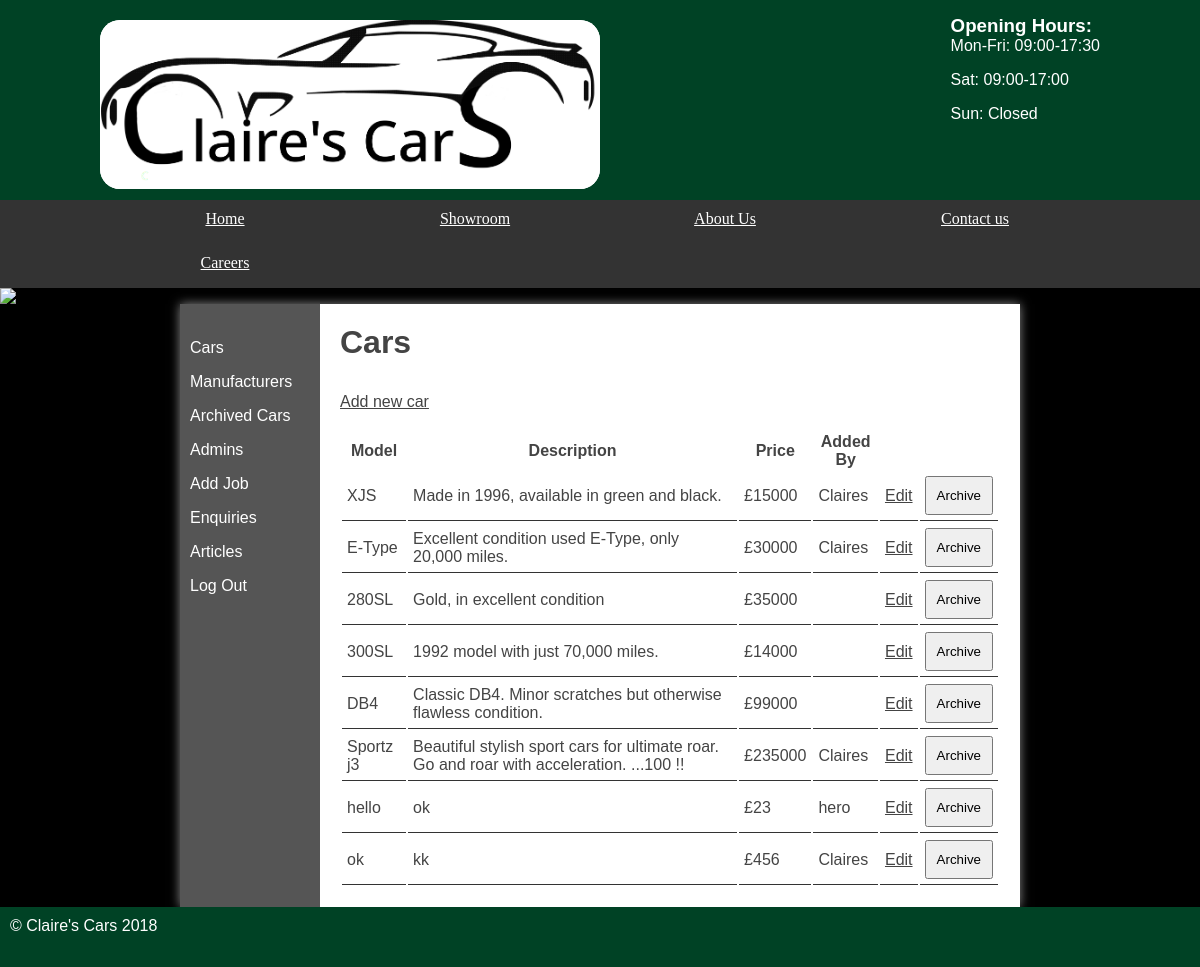
Screenshot of /default/public/index.php?page=admin/cars (signed in) with the database file from the repository.
### tables this page shows
CREATE TABLE `cars` (
  `id` int(11) NOT NULL AUTO_INCREMENT,
  `name` varchar(45) DEFAULT NULL,
  `mileage` varchar(45) DEFAULT NULL,
  `engine_type` varchar(45) DEFAULT NULL,
  `price` varchar(45) DEFAULT NULL,
  `manufacturerId` int(11) DEFAULT NULL,
  `description` longblob DEFAULT NULL,
  `archive` char(1) DEFAULT NULL,
  `old_price` varchar(45) DEFAULT NULL,
  `added_by` varchar(45) DEFAULT NULL,
  PRIMARY KEY (`id`)
);

### default/public/webControllers/adminController.php (called while the page is built, shortened)
<?php
class adminController{
    private $cars_table;
    public function __construct($cars, $manufacturer, $users, $article, $enquiry){
        $this->cars_table = $cars;
    }
    public function adminCars(){
        $cars = $this -> cars_table -> find('archive', 'N');
         return [
             'template' => 'admin/cars.html.php',
             'title' => 'Claires\'s Cars - Admin cars page',
             'variables' => [
                 'cars' => $cars,
                 'tableLayoutFor' => 'car-page'
             ]
         ];
     }
}
?>

### default/public/classes/databaseTable.php (called while the page is built, shortened)
<?php
class databaseTable{
    private $table;
    private $pdo;
	public function __construct($table,$primaryKey,$pdo) {
		$this->table = $table;
        $this->pdo = $pdo;
	}
    function find($field, $value){
        $query = $this->pdo->prepare('SELECT * FROM ' .$this->table. ' WHERE ' .$field. ' =:value');
        $key = [
            'value' => $value
        ];
        $query->execute($key);
        return $query->fetchAll();
    }
}

### default/public/templates/admin/cars.html.php (the view)
<section class="right">
<?php
	if (isset($_SESSION['loggedin']) && $_SESSION['loggedin'] == true) {
		if($tableLayoutFor == 'car-page'){
	?>
		<h2>Cars</h2>
		<a class="new" href="?page=addcar">Add new car</a>
<?php
		} else{
			echo '<h2> Archived cars </h2>';
		}
?>
		<?php
		echo '<table>';
		echo '<thead>';
		echo '<tr>';
		echo '<th>Model</th>';
		echo '<th>Description</th>';
		echo '<th style="width: 10%">Price</th>';
		echo '<th style="width: 10%">Added By</th>';
		echo '<th style="width: 5%">&nbsp;</th>';
		echo '<th style="width: 5%">&nbsp;</th>';
		echo '</tr>';
		foreach ($cars as $car) {
			echo '<tr>';
			echo '<td>' . $car['name'] . '</td>';
			echo '<td>' . $car['description'] . '</td>';
			echo '<td>£' . $car['price'] . '</td>';
			echo '<td>' . $car['added_by'] . '</td>';
			if(isset($_SESSION['userRole']) && $_SESSION['userRole'] == "admin"){
				if($tableLayoutFor == 'car-page'){
				echo '<td><a style="float: right" href="?page=editcar&carId=' . $car['id'] . '">Edit</a></td>';
				echo '<td><form method="post">
				<input type="hidden" name="archiveId" value="' . $car['id'] . '" />
				<input type="submit" name="submit" value="Archive" />
				</form></td>';
			}else if($tableLayoutFor == 'archive-page'){
				echo '<td><form method="post">
				<input type="hidden" name="restoreId" value="' . $car['id'] . '" />
				<input type="submit" name="submit" value="Restore" />
				</form></td>';
				echo '<td><form method="post">
				<input type="hidden" name="deleteCarId" value="' . $car['id'] . '" />
				<input type="submit" name="submit" value="Delete" />
				</form></td>';
			}
			}
			echo '</tr>';
		}
		echo '</thead>';
		echo '</table>';
	}
	else {
		header("Location:/?page=admin");
	}
?>
	</section>

### default/public/styles.css (style rules this page uses)
* { margin: 0; padding: 0; }
html { font-family: 'Oxygen-Regular', verdana, sans-serif; }
body { background-color: #000; }
main h2 { font-size:2em; }
p, li, h2 { margin-bottom: 1em; }
form select, form label, form input, form textarea { float: left; width: 200px; padding: 10px; margin-top: 20px; }
input[type="submit"] { clear: both; margin-left: 220px; width: 220px; }
section a { color: #444; }
table { width: 100%; margin-top: 20px; }
td { padding: 5px; border-bottom: 1px solid #333; }
.stock .products, .admin .right { display: table-cell; padding: 20px; }
table td input[type="submit"] { margin: 0; float: right; width: auto; padding: auto; }
.right { padding: 20px; }

### rows the page displays
cars: name "XJS", description "Made in 1996, available in green and black.", price "15000", added_by "Claires"
cars: name "E-Type", description "Excellent condition used E-Type, only 20,000 miles.", price "30000", added_by "Claires"
cars: name "280SL", description "Gold, in excellent condition", price "35000"
cars: name "300SL", description "1992 model with just 70,000 miles.", price "14000"
cars: name "DB4", description "Classic DB4. Minor scratches but otherwise flawless condition.", price "99000"
cars: name "Sportz j3", description "Beautiful stylish sport cars for ultimate roar. Go and roar with acceleration. ...100 !!", price "235000", added_by "Claires"
cars: name "hello", description "ok", price "23", added_by "hero"
cars: name "ok", description "kk", price "456", added_by "Claires"
